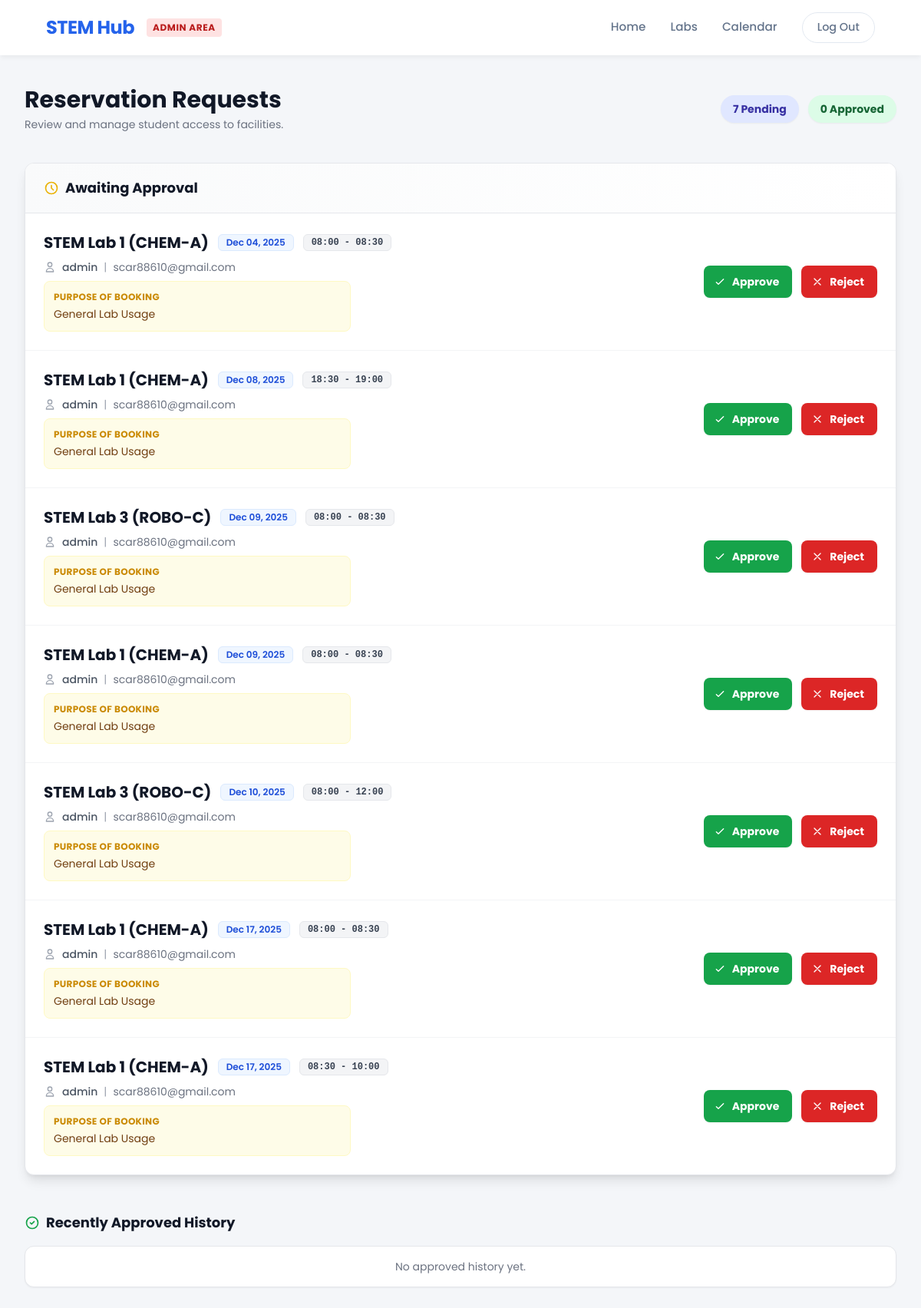
Before: /reservations/dashboard/ (signed in) with the older database file.
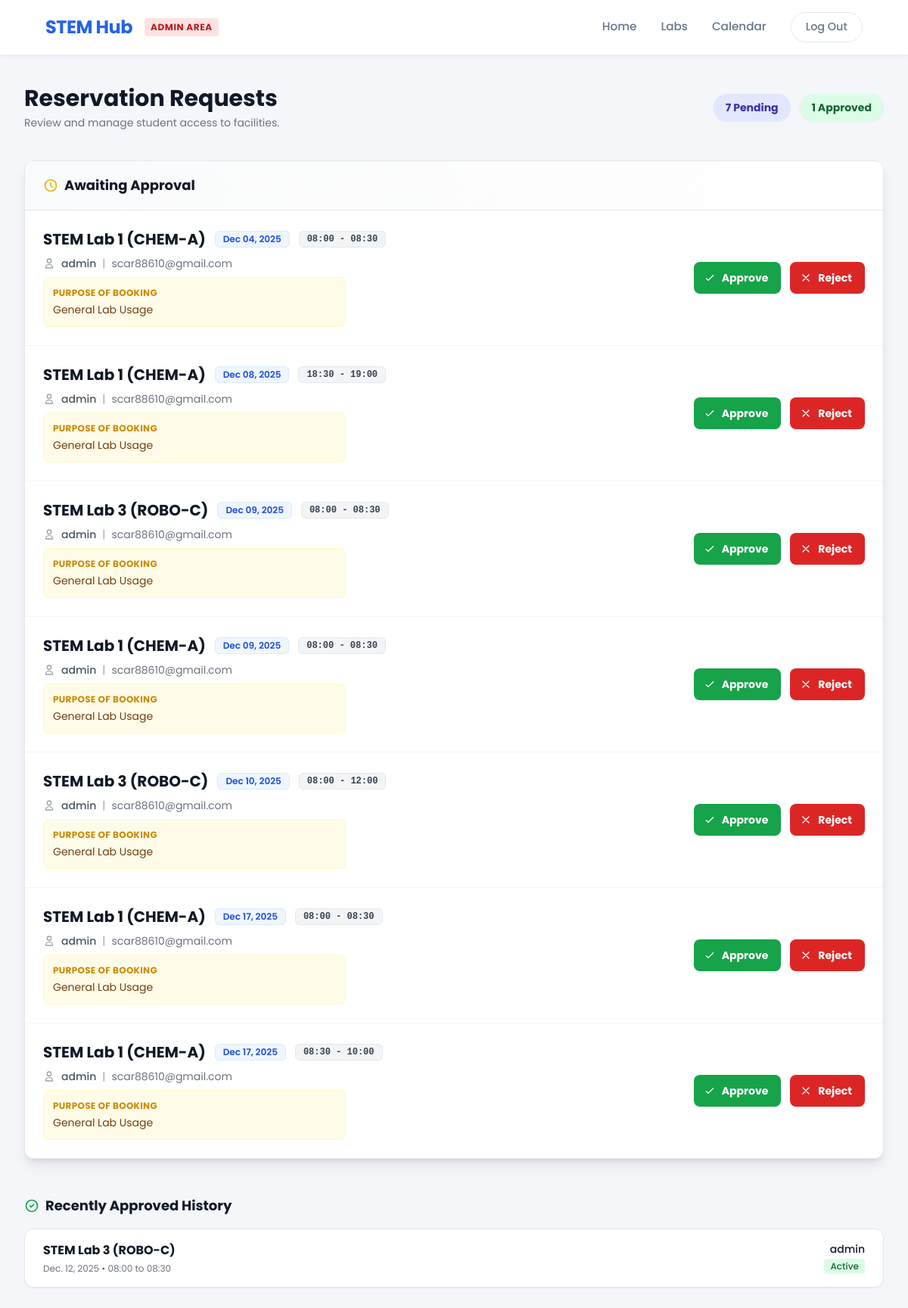
After: the same page with the newer database file.
### reservations/models.py (models this page shows, shortened)
class Reservation(models.Model):
    STATUS_CHOICES = [
        ('PENDING', 'Pending Approval'),
        ('CONFIRMED', 'Confirmed'),
        ('REJECTED', 'Rejected'),
    ]
    user = models.ForeignKey(User, on_delete=models.CASCADE)
    lab = models.ForeignKey(Lab, on_delete=models.CASCADE)
    date = models.DateField()
    start_time = models.TimeField()
    end_time = models.TimeField()
    purpose = models.TextField(help_text="Reason for booking (e.g., Thesis Research, Class Project)")
    rejection_reason = models.TextField(blank=True, null=True, help_text="Reason why the admin rejected this request")
    status = models.CharField(max_length=10, choices=STATUS_CHOICES, default='PENDING')
    created_at = models.DateTimeField(auto_now_add=True)

### labs/models.py (models this page shows, shortened)
class Lab(models.Model):
    name = models.CharField(max_length=200)
    slug = models.SlugField(unique=True)
    capacity = models.PositiveIntegerField()
    description = models.TextField()
    map_svg_id = models.CharField(max_length=50, unique=True, help_text="Matches ID in Figma SVG")
    is_active = models.BooleanField(default=True)

### reservations/views.py (the view, shortened to what this page needs)
# urls.py: path('dashboard/', views.admin_dashboard, name='dashboard'),
@login_required
@user_passes_test(is_staff) # Restrict to Admins only
def admin_dashboard(request):
    pending_reservations = Reservation.objects.filter(status='PENDING').order_by('date')
    approved_reservations = Reservation.objects.filter(status='CONFIRMED').order_by('-date')[:10] # Show last 10
    context = {
        'pending_reservations': pending_reservations,
        'approved_reservations': approved_reservations
    }
    return render(request, 'reservations/admin_dashboard.html', context)

### reservations/views.py (called while the page is built)
def is_staff(user):
    return user.is_staff

### CORE/templates/reservations/admin_dashboard.html (shortened to what the changed rows need)
{% load static %}
<!DOCTYPE html>
<html lang="en">
<head>
    <script src="https://cdn.tailwindcss.com"></script>
</head>
<body>
    <header>
        <div class="flex items-center gap-2">
            <h1>STEM Hub</h1>
        </div>
    </header>
    <main class="max-w-7xl mx-auto px-4 sm:px-6 lg:px-8 py-10">
        <div class="flex flex-col md:flex-row justify-between items-start md:items-center mb-10 gap-4">
            <div>
                <h2 class="text-3xl font-bold text-gray-900">Reservation Requests</h2>
            </div>
            <div class="flex items-center gap-3">
                <div class="bg-indigo-100 text-indigo-800 text-sm font-bold px-4 py-2 rounded-full shadow-sm">
                    {{ pending_reservations.count }} Pending
                </div>
                <div class="bg-green-100 text-green-800 text-sm font-bold px-4 py-2 rounded-full shadow-sm">
                    {{ approved_reservations.count }} Approved
                </div>
            </div>
        </div>
        <div class="bg-white shadow-lg overflow-hidden rounded-xl border border-gray-200 mb-12">
            {% if pending_reservations %}
            <ul class="divide-y divide-gray-100">
                {% for res in pending_reservations %}
                <li class="p-6 hover:bg-gray-50 transition duration-150 ease-in-out">
                    <div class="flex flex-col lg:flex-row justify-between items-start lg:items-center gap-6">
                        <div class="flex-grow space-y-2">
                            <div class="flex items-center gap-3 flex-wrap">
                                <h4 class="text-xl font-bold text-gray-900">{{ res.lab.name }}</h4>
                                <span class="px-2.5 py-0.5 rounded-md text-xs font-semibold bg-blue-50 text-blue-700 border border-blue-100">
                                    {{ res.date|date:"M d, Y" }}
                                </span>
                                <span class="px-2.5 py-0.5 rounded-md text-xs font-semibold bg-gray-100 text-gray-700 border border-gray-200 font-mono">
                                    {{ res.start_time|time:"H:i" }} - {{ res.end_time|time:"H:i" }}
                                </span>
                            </div>
                            <div class="flex items-center gap-2 text-sm text-gray-600">
                                <svg class="w-4 h-4 text-gray-400" fill="none" stroke="currentColor" viewBox="0 0 24 24"><path stroke-linecap="round" stroke-linejoin="round" stroke-width="2" d="M16 7a4 4 0 11-8 0 4 4 0 018 0zM12 14a7 7 0 00-7 7h14a7 7 0 00-7-7z"></path></svg>
                                <span class="font-medium">{{ res.user.username }}</span>
                                <span class="text-gray-400">|</span>
                                <span class="text-gray-500">{{ res.user.email }}</span>
                            </div>
                            <div class="mt-2 text-sm bg-yellow-50 text-yellow-900 p-3 rounded-lg border border-yellow-100 inline-block w-full lg:w-auto lg:min-w-[400px]">
                                <span class="font-bold text-xs uppercase tracking-wide text-yellow-600 block mb-1">Purpose of Booking</span>
                                {{ res.purpose }}
                            </div>
                        </div>
                        <div class="flex items-center gap-3 w-full lg:w-auto">
                            <form method="post" class="w-1/2 lg:w-auto" onsubmit="return confirm('Confirm approval for {{ res.user.username }}?');">
                                <button type="submit" class="w-full inline-flex justify-center items-center px-4 py-2.5 border border-transparent text-sm font-bold rounded-lg text-white bg-green-600 hover:bg-green-700 shadow-sm focus:outline-none focus:ring-2 focus:ring-offset-2 focus:ring-green-500 transition">
                                    <svg class="mr-2 -ml-1 h-4 w-4" fill="none" stroke="currentColor" viewBox="0 0 24 24"><path stroke-linecap="round" stroke-linejoin="round" stroke-width="2" d="M5 13l4 4L19 7"></path></svg>
                                    Approve
                                </button>
                            </form>
                            <button onclick="openRejectModal('{{ res.id }}', '{{ res.user.username }}')" class="w-1/2 lg:w-auto inline-flex justify-center items-center px-4 py-2.5 border border-transparent text-sm font-bold rounded-lg text-white bg-red-600 hover:bg-red-700 shadow-sm focus:outline-none focus:ring-2 focus:ring-offset-2 focus:ring-red-500 transition">
                                <svg class="mr-2 -ml-1 h-4 w-4" fill="none" stroke="currentColor" viewBox="0 0 24 24"><path stroke-linecap="round" stroke-linejoin="round" stroke-width="2" d="M6 18L18 6M6 6l12 12"></path></svg>
                                Reject
                            </button>
                        </div>
                    </div>
                </li>
                {% endfor %}
            </ul>
            {% endif %}
        </div>
        <div class="bg-white shadow-sm overflow-hidden rounded-xl border border-gray-200">
            <ul class="divide-y divide-gray-100">
                {% for res in approved_reservations %}
                <li class="px-6 py-4 hover:bg-gray-50 transition flex justify-between items-center">
                    <div>
                        <span class="font-bold text-gray-900">{{ res.lab.name }}</span>
                        <div class="text-xs text-gray-500 mt-1">
                            {{ res.date }} • {{ res.start_time|time:"H:i" }} to {{ res.end_time|time:"H:i" }}
                        </div>
                    </div>
                    <div class="text-right">
                        <div class="text-sm font-medium text-gray-900">{{ res.user.username }}</div>
                        <span class="inline-flex items-center px-2 py-0.5 rounded text-xs font-medium bg-green-100 text-green-800">
                            Active
                        </span>
                    </div>
                </li>
                {% empty %}
                <li class="px-6 py-4 text-sm text-gray-500 text-center">No approved history yet.</li>
                {% endfor %}
            </ul>
        </div>
    </main>
</body>
</html>

Changed rows visible on the page:
added Reservation: lab.name "STEM Lab 3 (ROBO-C)", date "Dec. 12, 2025", start_time "08:00", end_time "08:30", user.username "admin", shown under "Recently Approved History"
Other visible differences:
{{ approved_reservations.count }}: "0" → "1"
text no longer shown: "No approved history yet."
